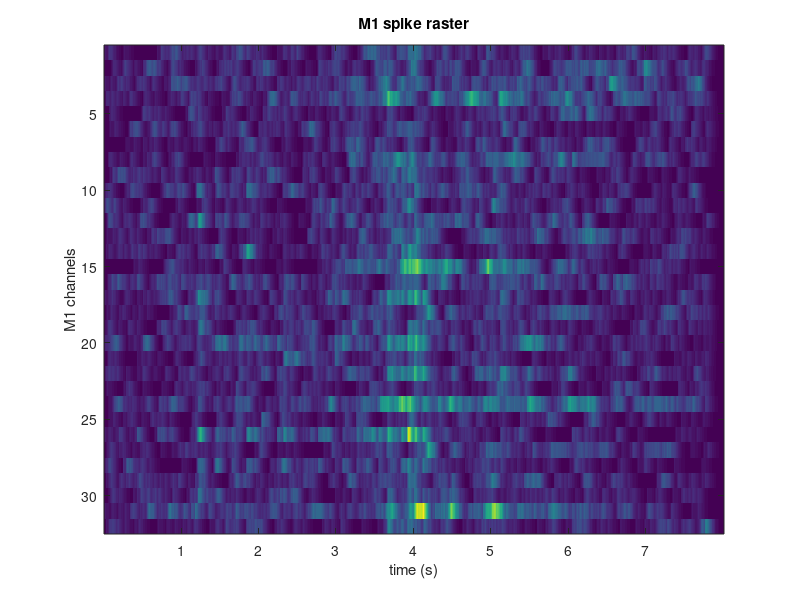

The MATLAB script that drew this image: (Note: this script raises an error after producing the figure.)

%BrainAct is MUA obtained through online spike sorting (Through OpenEx,
%Tucker-Davis Technology)
load('BrainAct.mat') 
%BrainAct is 32 x t, where t is in centiseconds. Entries are spike per
%centisecond bin.

% visualize
figure
    imagesc(BrainAct)
    BrainActBase=BrainAct;
xticks(100:100:700)
xticklabels({'1' '2' '3' '4' '5' '6' '7' })
title('M1 spike raster')
ylabel('M1 channels')
xlabel('time (s)')
nCh=size(BrainAct,1);

%% decoder preparation

%BrainAct undergoes gaussian filtering
t_gauss=40; %gaussian window
windowWidth = int16(t_gauss); 
halfWidth = windowWidth / 2; 
gaussFilter = gausswin(t_gauss); %gaussian filter
gaussFilter = gaussFilter / sum(gaussFilter); % normalize
gaussFilterHalf=gaussFilter(1:floor(end/2))+gaussFilter(end:-1:floor(end/2)+1);
clear ND_smoothed
for i=1:nCh    %gaussian filter
        ND_smoothed(i,:)= conv(BrainAct(i,:), gaussFilterHalf(end:-1:1));        
end

%self-organizing map
net = selforgmap([4 1],100);    
net.trainParam.showWindow = false;
net.trainParam.showCommandLine = false; 
net = train(net,ND_smoothed);    
y = net(ND_smoothed);
y2=[1 2 3 4]*y;

% ordering SOM states per amount of neuronal firing. 
% Active state: more firing.
clear m
sumBrainAct=sum(ND_smoothed);  %cumulative firing        
m=(y*sumBrainAct')./sum(y,2); %mean firing per state
[~,b]=sort(m);
y2=b'*y;
labels=(y2'-1)/3;

% w_est are the estimated decoder weights
w_est=labels'*pinv(ND_smoothed);


%% visualization
%here we simulate an online test on the trained decoder.

% current control variable value
reg_var=w_est*ND_smoothed;

%decoding state machine, turning stimulation on and off
decoded=zeros(size(reg_var));
state=0;
for t_i=1:length(reg_var)
    if state==0 && reg_var(t_i)>.8 %stimulation on when passing .8
        state=1;
    elseif state==1 && reg_var(t_i)<.2 %stimulation off when dropping below .2
        state=0;
    end %the thresholds are further available for user tuning on the online TDT controller
    decoded(t_i)=state;
end

%visualization of filtered data, SOM training and decoder output
figure;
subplot(2,1,1)
imagesc([ND_smoothed])
title('smoothed cortical activity')
subplot(6,1,4)
imagesc([labels'])
title('Self-organizing-map state')
caxis([0,1.5])
subplot(6,1,6)
imagesc([reg_var;decoded])
title('decoder output (top: simulated state, bottom: simulated decoding)')
caxis([0,1.5])






